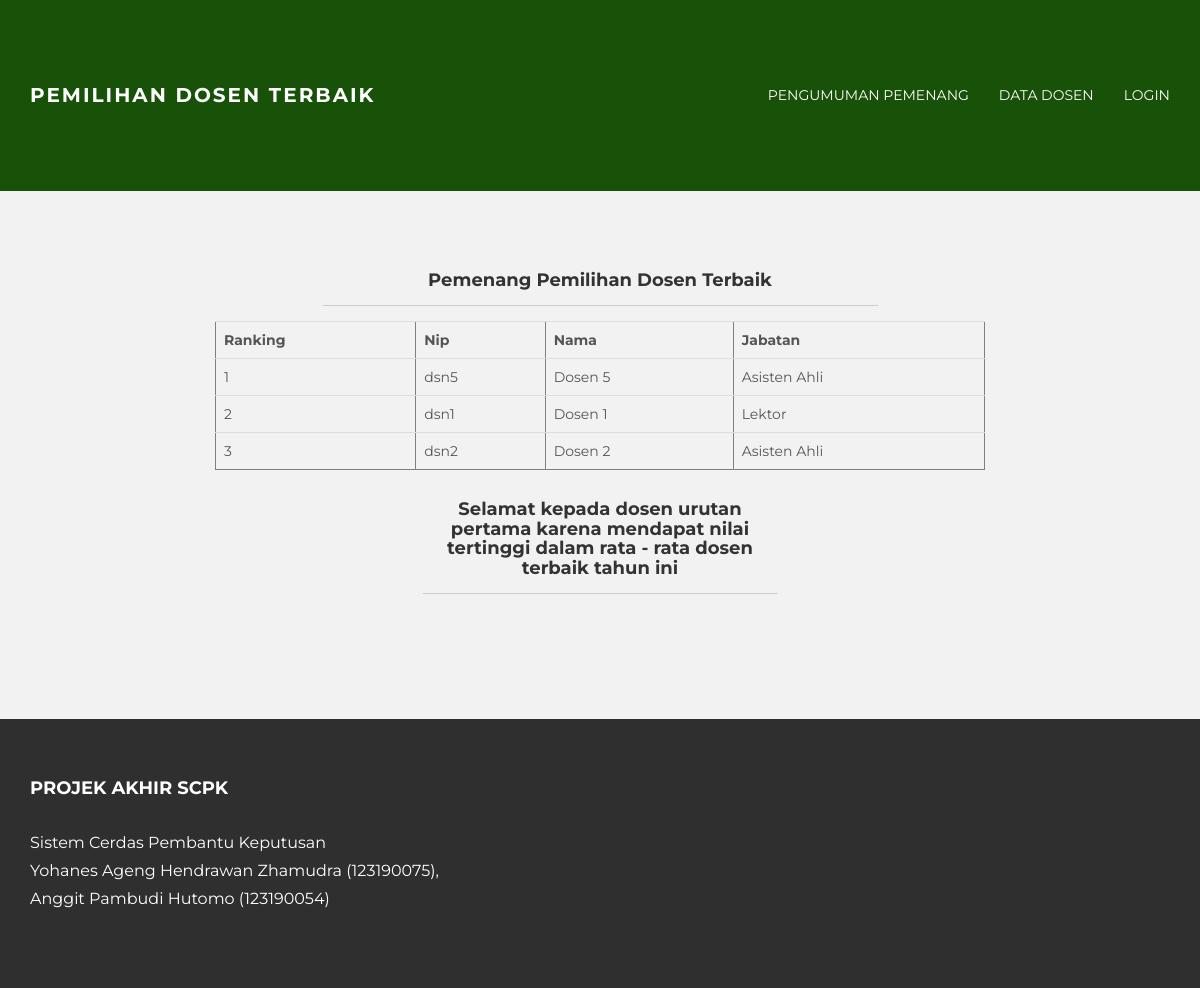
Screenshot of /?ap=pengumuman with the database file from the repository.
### tables this page shows
CREATE TABLE IF NOT EXISTS `dosen_peserta` (
`id_dosen` int(11) NOT NULL,
  `nip` varchar(10) NOT NULL,
  `nama` varchar(30) NOT NULL,
  `alamat` varchar(100) NOT NULL,
  `pendidikan` varchar(10) NOT NULL,
  `jabatan` varchar(20) NOT NULL,
  `c1` double NOT NULL DEFAULT '1',
  `c2` double NOT NULL DEFAULT '1',
  `c3` double NOT NULL DEFAULT '1',
  `c4` double NOT NULL DEFAULT '1',
  `c5` double NOT NULL DEFAULT '1',
  `c6` double NOT NULL DEFAULT '1',
  `c7` double NOT NULL DEFAULT '1',
  `c8` double NOT NULL DEFAULT '1',
  `c9` double NOT NULL DEFAULT '1',
  `c10` double NOT NULL DEFAULT '1',
  `vektor_s` double NOT NULL,
  `vektor_v` double NOT NULL
);

### Data/pemenang_dosen.php (the view, shortened to what this page needs)
<div id="ww">
	    <div class="container">
			<div class="row">
				<div class="col-lg-6 col-lg-offset-3 centered">
					<h4>Pemenang Pemilihan Dosen Terbaik</h4>
					<hr>
				</div>
				<div class="row mt">
					<div class="col-lg-8 col-lg-offset-2">
						<table class="table" border='1'>
							<tr>
								<th>Ranking</th>
								<th>Nip </th>
								<th>Nama </th>
								<th>Jabatan </th>
							</tr>
							<?php
								$sql = mysqli_query($koneksi,"select * from dosen_peserta order by vektor_v desc limit 3");
								$i = 1;
								while ($row = mysqli_fetch_array($sql)){
									echo "<tr>
											<td> $i </td>
											<td> $row[nip] </td>
											<td> $row[nama] </td>
											<td> $row[jabatan]</td>
											</tr>";
									$i++;
								}
							?>
						</table>
						<div class="col-lg-6 col-lg-offset-3 centered">
							<h4>Selamat kepada dosen urutan pertama karena mendapat nilai tertinggi dalam rata - rata dosen terbaik tahun ini</h4>
						<hr>
				</div>
					</div>
				</div>
			</div>
	    </div>
	</div>

### assets/css/main.css (style rules this page uses)
body { background-color: #ffffff; font-family: 'Montserrat', sans-serif; font-weight: 400; font-size: 14px; color: #555; -webkit-font-smoothing: antialiased; -webkit-overflow-scrolling: touch; }
h1, h2, h3, h4, h5, h6 { font-family: 'Montserrat', sans-serif; font-weight: 700; color: #333; }
.centered { text-align: center; }
hr { display: block; height: 1px; border: 0; border-top: 1px solid #ccc; margin: 1em 0; padding: 0; }
.mt { margin-top: 40px; margin-bottom: 40px; }
#ww { padding-top: 70px; padding-bottom: 70px; background-color: #f2f2f2; }

### rows the page displays
dosen_peserta: nip "dsn5", nama "Dosen 5", jabatan "Asisten Ahli"
dosen_peserta: nip "dsn1", nama "Dosen 1", jabatan "Lektor"
dosen_peserta: nip "dsn2", nama "Dosen 2", jabatan "Asisten Ahli"
